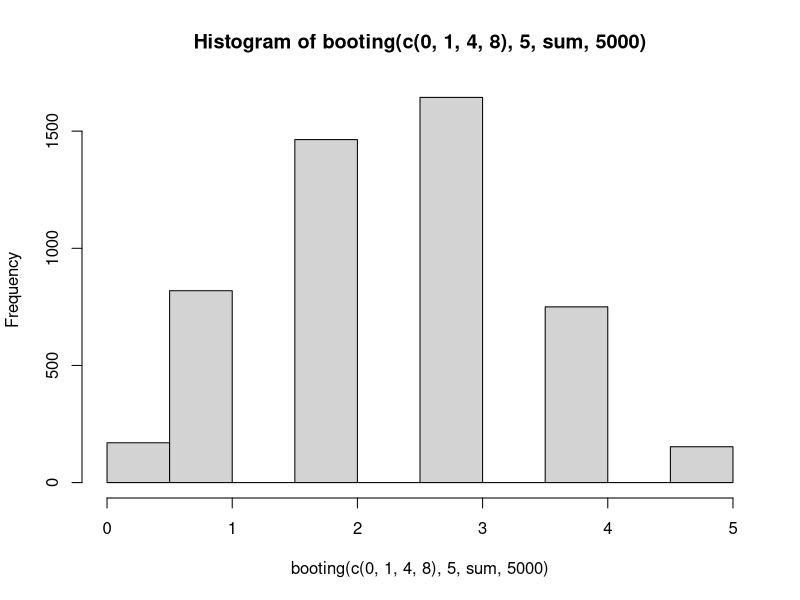

R code for this plot: (Note: this script raises an error after producing the figure.)
## ---- chunk 1
# create a vector x
x <- c( 65, 7, 19, 82)
#  
(x<-matrix(x,2))
x[2,2]
xt<-t(x)
xl<-matrix(rep(x,2),4)
mean(xl)
colMeans(xl)
sum(xl)
colSums(xl)
# create a function
madam <- function(data) median(abs(data-median(data)))
madam(x)

apply( X = xl, 2, madam)

# example of bootstrapping
deals <- 100
# rep means "repeat"
girls <- rep(NA, deals)
for ( someFamily in 1:deals) {
  hand <- sample( c(0,1), 5, replace = T)
  girls[someFamily] <- sum(hand)
}

# making a fancy function
booting <- function( data, samples, stat=NULL, deals) {
  if(!is.null(stat)) {
    match.fun(stat)
  }
  girls <- rep(NA, length(data))
  for ( someFamily in 1:deals) {
    hand <- sample( c(0,1), 5, replace = T)
    girls[someFamily] <- sum(hand)
  }
  return(girls)
}

hist(booting(c(0,1,4,8),5,sum,5000), breaks=10)

fxnbooted<-booting(c(0,1), 5, sum, 10000)

# create a random dataset
rdata <- rnorm( n = 46, mean = 0, sd = 5)
n <- length(rdata)
R<-1000
rdata<-matrix(rdata, 23)

test <- apply(rdata, 2, booting, samples = n, stat = median, R=R)

madam <- function(data) median(abs(data-median(data)))


## ---- chunk 2
plot(cars)
